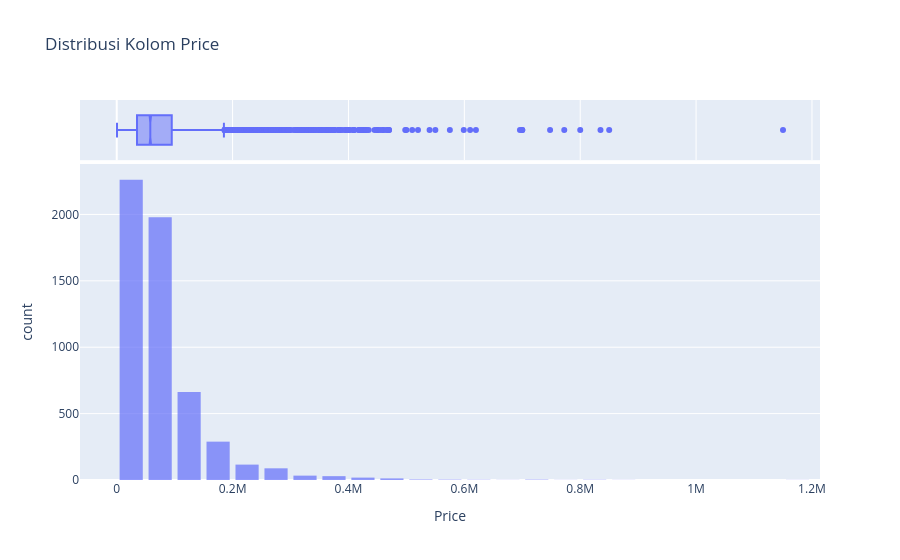
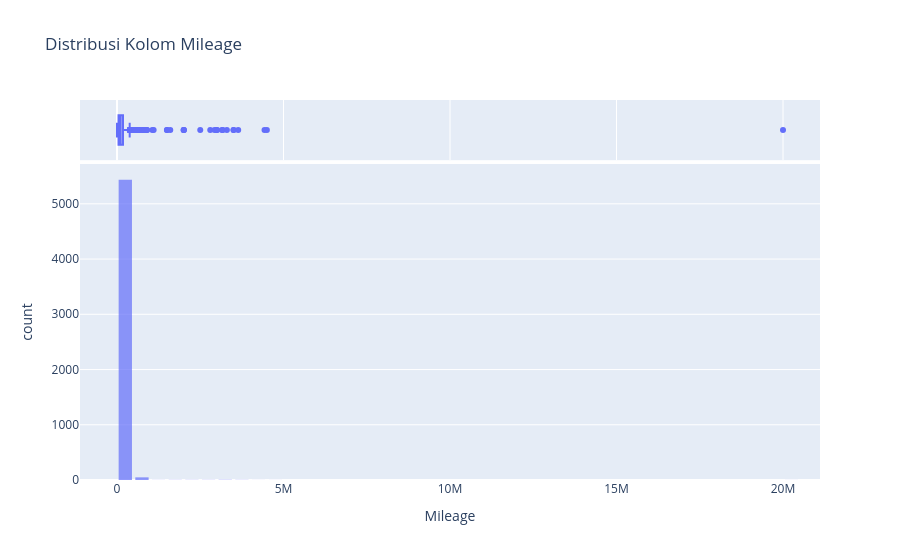
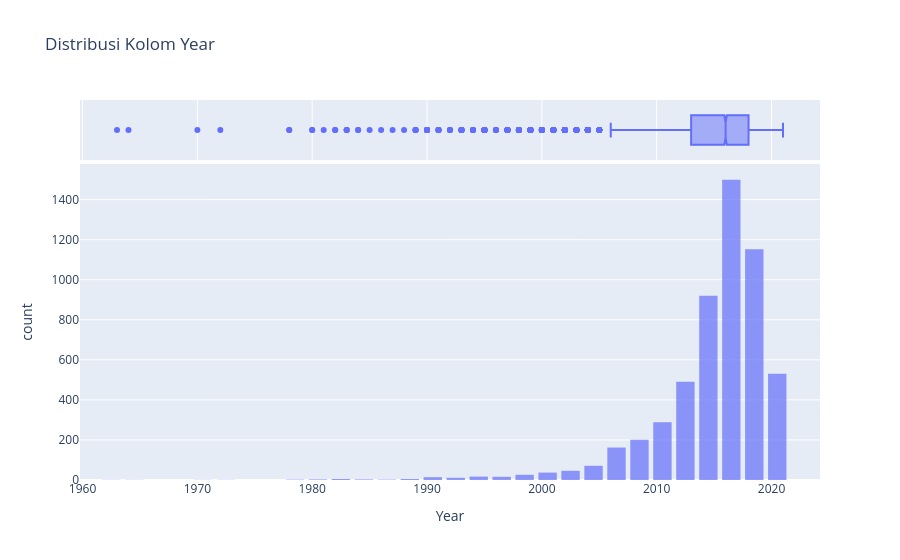
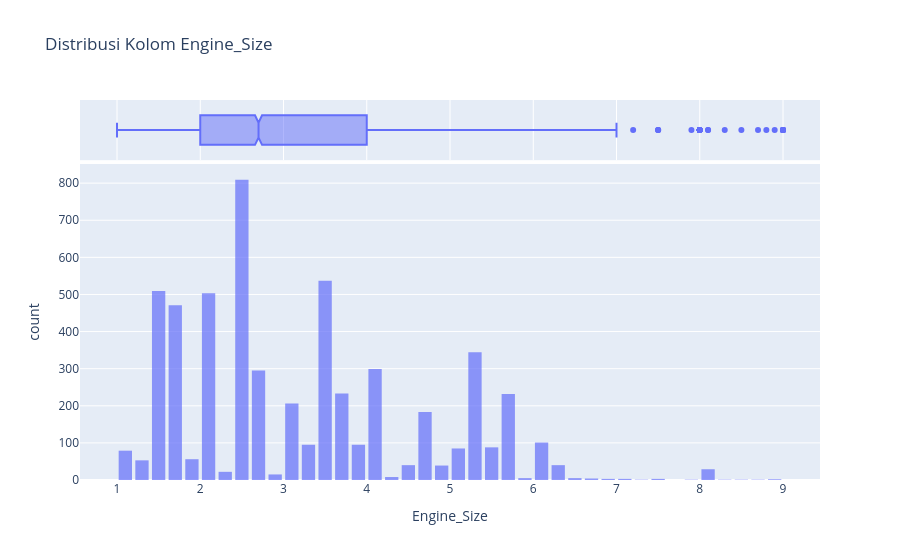

Notebook code for these charts, in order:
### Markdown cell above
Selanjutnya adalah melakukan tes distribusi, 
Mengapa Perlu Melakukan Tes Distribusi Normal dan Menggunakan Shapiro-Wilk Test?

- **Memahami Karakteristik Data:**  
  Tes distribusi normal membantu kita memahami apakah data mengikuti pola distribusi normal (Gaussian). Ini penting karena banyak analisis statistik dan model prediktif mengasumsikan data atau residual yang berdistribusi normal.

- **Validasi Asumsi Statistik:**  
  Beberapa metode statistik (misalnya, uji parametrik atau analisis regresi) mengandalkan asumsi normalitas. Jika data tidak normal, hasil uji statistik mungkin tidak valid atau interpretasinya bisa menyesatkan.

- **Pemilihan Teknik Pemodelan:**  
  Mengetahui distribusi data memungkinkan kita menentukan apakah perlu dilakukan transformasi data (seperti log-transformasi) untuk mencapai normalitas atau memilih model yang tidak terlalu sensitif terhadap distribusi data.

- **Mengapa Shapiro-Wilk Test?**  
  - **Sensitivitas:** Shapiro-Wilk adalah salah satu tes yang paling sensitif untuk mendeteksi penyimpangan dari distribusi normal, terutama pada sampel berukuran kecil hingga sedang.
  - **Kemudahan Implementasi:** Tes ini mudah diimplementasikan dengan library seperti SciPy dan memberikan p-value yang membantu dalam pengambilan keputusan (misalnya, p-value < 0.05 menunjukkan data kemungkinan tidak berdistribusi normal).

Dengan melakukan tes distribusi normal, kita dapat memastikan bahwa asumsi-asumsi penting terpenuhi atau mengetahui kapan harus melakukan penyesuaian agar analisis atau model yang dibangun lebih akurat dan valid.

### Code cell
import plotly.express as px
from scipy.stats import shapiro
import warnings
warnings.simplefilter("ignore")

numeric_cols = ['Price', 'Mileage', 'Year', 'Engine_Size']

for col in numeric_cols:
    print("="*60)
    print(f"Analisis Kolom: {col}")
    
    # 1. Histogram + KDE menggunakan Plotly
    fig = px.histogram(df, x=col, nbins=50, marginal="box", title=f'Distribusi Kolom {col}', opacity=0.7)
    fig.update_layout(bargap=0.2)
    fig.show()
    
    # 2. Shapiro-Wilk Test
    # Pastikan kolom tidak mengandung NaN sebelum dijalankan
    data_non_null = df[col].dropna()
    stat, p_val = shapiro(data_non_null)
    
    print(f"Shapiro-Wilk Test untuk kolom {col}:")
    print(f"  Statistik = {stat:.4f}, p-value = {p_val:.4f}")
    if p_val < 0.05:
        print("  => Data kemungkinan TIDAK terdistribusi normal (Reject H0).")
    else:
        print("  => Data berpotensi terdistribusi normal (Fail to reject H0).")
    print("="*60)
    print("\n")

### Figure 1 — Plotly figure (JSON) as saved in the notebook; plotly's stock layout.template omitted (floating-point values rounded to 4 significant figures; data arrays with more than 128 entries replaced by an {"elided": "..."} marker saying what was removed)
{"data": [{"alignmentgroup": "True", "bingroup": "x", "hovertemplate": "Price=%{x}<br>count=%{y}<extra></extra>", "legendgroup": "", "marker": {"color": "#636efa", "opacity": 0.7, "pattern": {"shape": ""}}, "name": "", "nbinsx": 50, "offsetgroup": "", "orientation": "v", "showlegend": false, "type": "histogram", "x": {"elided": "5505 int values"}, "xaxis": "x", "yaxis": "y"}, {"alignmentgroup": "True", "hovertemplate": "Price=%{x}<extra></extra>", "legendgroup": "", "marker": {"color": "#636efa"}, "name": "", "notched": true, "offsetgroup": "", "showlegend": false, "type": "box", "x": {"elided": "5505 int values"}, "xaxis": "x2", "yaxis": "y2"}], "layout": {"bargap": 0.2, "barmode": "relative", "legend": {"tracegroupgap": 0}, "title": {"text": "Distribusi Kolom Price"}, "xaxis": {"anchor": "y", "domain": [0, 1], "title": {"text": "Price"}}, "xaxis2": {"anchor": "y2", "domain": [0, 1], "matches": "x", "showgrid": true, "showticklabels": false}, "yaxis": {"anchor": "x", "domain": [0, 0.8316], "title": {"text": "count"}}, "yaxis2": {"anchor": "x2", "domain": [0.8416, 1], "matches": "y2", "showgrid": false, "showline": false, "showticklabels": false, "ticks": ""}}}

### Figure 2 — Plotly figure (JSON) as saved in the notebook; plotly's stock layout.template omitted (floating-point values rounded to 4 significant figures; data arrays with more than 128 entries replaced by an {"elided": "..."} marker saying what was removed)
{"data": [{"alignmentgroup": "True", "bingroup": "x", "hovertemplate": "Mileage=%{x}<br>count=%{y}<extra></extra>", "legendgroup": "", "marker": {"color": "#636efa", "opacity": 0.7, "pattern": {"shape": ""}}, "name": "", "nbinsx": 50, "offsetgroup": "", "orientation": "v", "showlegend": false, "type": "histogram", "x": {"elided": "5505 int values"}, "xaxis": "x", "yaxis": "y"}, {"alignmentgroup": "True", "hovertemplate": "Mileage=%{x}<extra></extra>", "legendgroup": "", "marker": {"color": "#636efa"}, "name": "", "notched": true, "offsetgroup": "", "showlegend": false, "type": "box", "x": {"elided": "5505 int values"}, "xaxis": "x2", "yaxis": "y2"}], "layout": {"bargap": 0.2, "barmode": "relative", "legend": {"tracegroupgap": 0}, "title": {"text": "Distribusi Kolom Mileage"}, "xaxis": {"anchor": "y", "domain": [0, 1], "title": {"text": "Mileage"}}, "xaxis2": {"anchor": "y2", "domain": [0, 1], "matches": "x", "showgrid": true, "showticklabels": false}, "yaxis": {"anchor": "x", "domain": [0, 0.8316], "title": {"text": "count"}}, "yaxis2": {"anchor": "x2", "domain": [0.8416, 1], "matches": "y2", "showgrid": false, "showline": false, "showticklabels": false, "ticks": ""}}}

### Figure 3 — Plotly figure (JSON) as saved in the notebook; plotly's stock layout.template omitted (floating-point values rounded to 4 significant figures; data arrays with more than 128 entries replaced by an {"elided": "..."} marker saying what was removed)
{"data": [{"alignmentgroup": "True", "bingroup": "x", "hovertemplate": "Year=%{x}<br>count=%{y}<extra></extra>", "legendgroup": "", "marker": {"color": "#636efa", "opacity": 0.7, "pattern": {"shape": ""}}, "name": "", "nbinsx": 50, "offsetgroup": "", "orientation": "v", "showlegend": false, "type": "histogram", "x": {"elided": "5505 int values"}, "xaxis": "x", "yaxis": "y"}, {"alignmentgroup": "True", "hovertemplate": "Year=%{x}<extra></extra>", "legendgroup": "", "marker": {"color": "#636efa"}, "name": "", "notched": true, "offsetgroup": "", "showlegend": false, "type": "box", "x": {"elided": "5505 int values"}, "xaxis": "x2", "yaxis": "y2"}], "layout": {"bargap": 0.2, "barmode": "relative", "legend": {"tracegroupgap": 0}, "title": {"text": "Distribusi Kolom Year"}, "xaxis": {"anchor": "y", "domain": [0, 1], "title": {"text": "Year"}}, "xaxis2": {"anchor": "y2", "domain": [0, 1], "matches": "x", "showgrid": true, "showticklabels": false}, "yaxis": {"anchor": "x", "domain": [0, 0.8316], "title": {"text": "count"}}, "yaxis2": {"anchor": "x2", "domain": [0.8416, 1], "matches": "y2", "showgrid": false, "showline": false, "showticklabels": false, "ticks": ""}}}

### Figure 4 — Plotly figure (JSON) as saved in the notebook; plotly's stock layout.template omitted (floating-point values rounded to 4 significant figures; data arrays with more than 128 entries replaced by an {"elided": "..."} marker saying what was removed)
{"data": [{"alignmentgroup": "True", "bingroup": "x", "hovertemplate": "Engine_Size=%{x}<br>count=%{y}<extra></extra>", "legendgroup": "", "marker": {"color": "#636efa", "opacity": 0.7, "pattern": {"shape": ""}}, "name": "", "nbinsx": 50, "offsetgroup": "", "orientation": "v", "showlegend": false, "type": "histogram", "x": {"elided": "5505 float values"}, "xaxis": "x", "yaxis": "y"}, {"alignmentgroup": "True", "hovertemplate": "Engine_Size=%{x}<extra></extra>", "legendgroup": "", "marker": {"color": "#636efa"}, "name": "", "notched": true, "offsetgroup": "", "showlegend": false, "type": "box", "x": {"elided": "5505 float values"}, "xaxis": "x2", "yaxis": "y2"}], "layout": {"bargap": 0.2, "barmode": "relative", "legend": {"tracegroupgap": 0}, "title": {"text": "Distribusi Kolom Engine_Size"}, "xaxis": {"anchor": "y", "domain": [0, 1], "title": {"text": "Engine_Size"}}, "xaxis2": {"anchor": "y2", "domain": [0, 1], "matches": "x", "showgrid": true, "showticklabels": false}, "yaxis": {"anchor": "x", "domain": [0, 0.8316], "title": {"text": "count"}}, "yaxis2": {"anchor": "x2", "domain": [0.8416, 1], "matches": "y2", "showgrid": false, "showline": false, "showticklabels": false, "ticks": ""}}}
